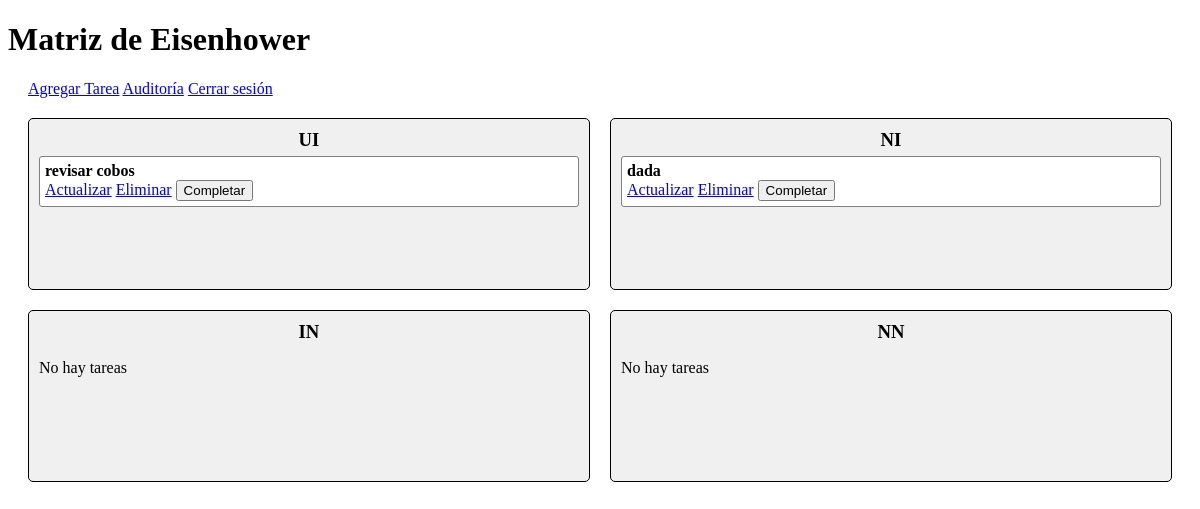
/ (signed in), run on an earlier commit of the app's database.
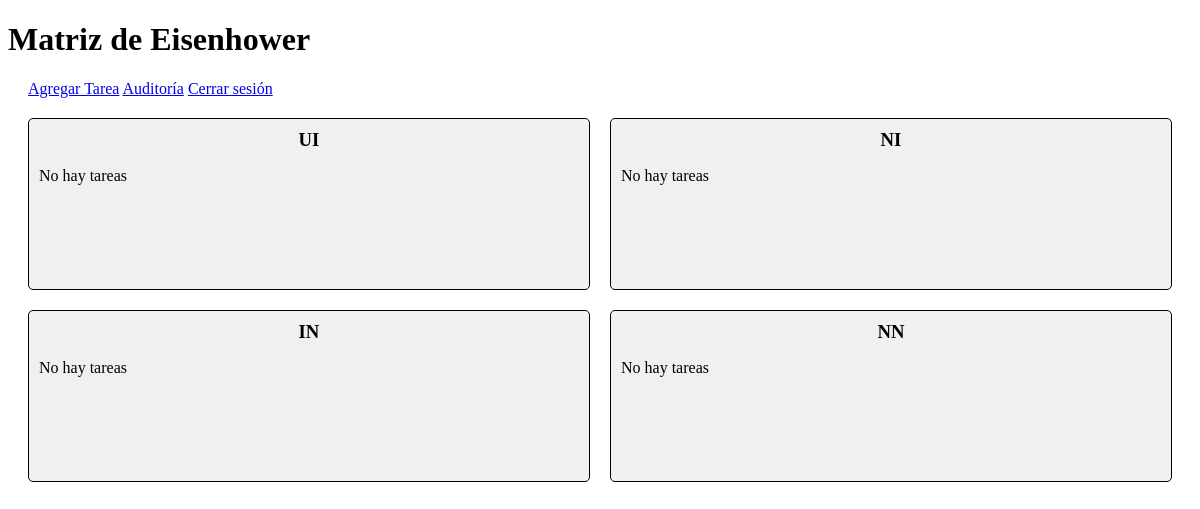
And on a later commit of the database.
### taskmanager/models.py (models this page shows, shortened)
class Task(models.Model):
    PRIORITY_CHOICES = [
        ('UI', 'Urgente e Importante'),
        ('NI', 'No Importante pero Urgente'),
        ('IN', 'Importante pero No Urgente'),
        ('NN', 'No Importante ni Urgente'),
    ]
    STATUS_CHOICES = [
        ('completed', 'Completado'),
        ('in_progress', 'En Proceso'),
    ]
    title = models.CharField(max_length=100)
    description = models.TextField()
    assigned_to = models.CharField(max_length=100)
    area = models.CharField(max_length=100)
    subgroup = models.CharField(max_length=100)
    role = models.CharField(max_length=100)
    start_date = models.DateTimeField(auto_now_add=True)
    due_date = models.DateTimeField()
    priority = models.CharField(max_length=2, choices=PRIORITY_CHOICES)
    status = models.CharField(
        max_length=20,
        choices=STATUS_CHOICES,
        default='in_progress'
    )

### taskmanager/views.py (the view)
# urls.py: path('', login_required(task_views.matrix_view), name='matrix'),
@login_required
def matrix_view(request):
    tasks = {
        'UI': Task.objects.filter(priority='UI'),
        'NI': Task.objects.filter(priority='NI'),
        'IN': Task.objects.filter(priority='IN'),
        'NN': Task.objects.filter(priority='NN'),
    }
    return render(request, 'matrix.html', {'tasks': tasks})

### templates/matrix.html (shortened to what this page needs)
<!DOCTYPE html>
<html lang="en">
<head>
</head>
<body>
    <h1>Matriz de Eisenhower</h1>
    <div class="controls">
        <a href="{% url 'create_task' %}">Agregar Tarea</a>
        <a href="{% url 'audit_log' %}">Auditoría</a>
        <a href="{% url 'logout' %}">Cerrar sesión</a>
    </div>
    <div class="matrix">
        {% for key, quadrant in tasks.items %}
        <div class="quadrant" id="{{ key }}" ondrop="drop(event)" ondragover="allowDrop(event)">
            <h3
                {% if key == "UI" %}
                title="Urgente e Importante: Estas tareas deben ser realizadas de inmediato."
                {% elif key == "NI" %}
                title="No Importante pero Urgente: Estas tareas son importantes pero pueden ser planificadas."
                {% elif key == "IN" %}
                title="Urgente pero No Importante: Estas tareas deben delegarse."
                {% elif key == "NN" %}
                title="No Importante ni Urgente: Estas tareas deben eliminarse o ignorarse."
                {% endif %}
            >
                {{ key }}
            </h3>
            {% for task in quadrant %}
            <div class="task {% if task.status == 'completed' %}completed{% endif %}"
                 draggable="true" ondragstart="drag(event)" data-id="{{ task.id }}">
                <strong>{{ task.title }}</strong>
                <div>
                    <a href="{% url 'update_task' task.id %}">Actualizar</a>
                    <a href="{% url 'delete_task' task.id %}">Eliminar</a>
                    <form method="post" action="{% url 'mark_completed' task.id %}" style="display: inline;">
                        <button type="submit">
                            {% if task.status == 'completed' %}Desmarcar{% else %}Completar{% endif %}
                        </button>
                    </form>
                </div>
            </div>
            {% empty %}
            <p>No hay tareas</p>
            {% endfor %}
        </div>
        {% endfor %}
    </div>
</body>
</html>

What changed in the data, as far as the page shows it:
removed Task: title "revisar cobos", status "Completar", shown under "UI"
removed Task: title "dada", status "Completar", shown under "NI"
Also different on the page:
new list line: "No hay tareas"
